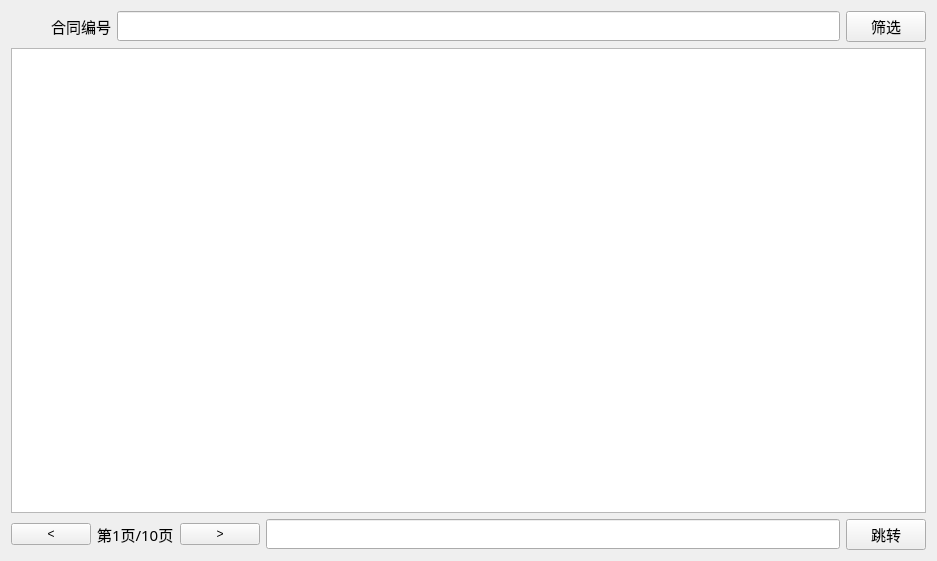
<?xml version="1.0" encoding="UTF-8"?>
<ui version="4.0">
 <class>FindFactoryContract</class>
 <widget class="QWidget" name="FindFactoryContract">
  <property name="geometry">
   <rect>
    <x>0</x>
    <y>0</y>
    <width>937</width>
    <height>561</height>
   </rect>
  </property>
  <property name="windowTitle">
   <string>Form</string>
  </property>
  <layout class="QGridLayout" name="gridLayout">
   <item row="0" column="0">
    <layout class="QVBoxLayout" name="verticalLayout">
     <item>
      <layout class="QHBoxLayout" name="horizontalLayout">
       <item>
        <widget class="QLabel" name="label">
         <property name="minimumSize">
          <size>
           <width>100</width>
           <height>0</height>
          </size>
         </property>
         <property name="maximumSize">
          <size>
           <width>50</width>
           <height>16777215</height>
          </size>
         </property>
         <property name="font">
          <font>
           <family>Agency FB</family>
           <pointsize>11</pointsize>
          </font>
         </property>
         <property name="text">
          <string>合同编号</string>
         </property>
         <property name="alignment">
          <set>Qt::AlignRight|Qt::AlignTrailing|Qt::AlignVCenter</set>
         </property>
        </widget>
       </item>
       <item>
        <widget class="QLineEdit" name="lineEdit">
         <property name="font">
          <font>
           <family>Agency FB</family>
           <pointsize>11</pointsize>
          </font>
         </property>
        </widget>
       </item>
       <item>
        <widget class="QPushButton" name="pushButton">
         <property name="font">
          <font>
           <family>Agency FB</family>
           <pointsize>11</pointsize>
          </font>
         </property>
         <property name="text">
          <string>筛选</string>
         </property>
        </widget>
       </item>
      </layout>
     </item>
     <item>
      <widget class="QTableWidget" name="tableWidget">
       <property name="font">
        <font>
         <pointsize>11</pointsize>
        </font>
       </property>
      </widget>
     </item>
     <item>
      <layout class="QHBoxLayout" name="horizontalLayout_2">
       <item>
        <widget class="QPushButton" name="pushButton_2">
         <property name="text">
          <string>&lt;</string>
         </property>
        </widget>
       </item>
       <item>
        <widget class="QLabel" name="label_page">
         <property name="font">
          <font>
           <family>Agency FB</family>
           <pointsize>11</pointsize>
          </font>
         </property>
         <property name="text">
          <string>第1页/10页</string>
         </property>
        </widget>
       </item>
       <item>
        <widget class="QPushButton" name="pushButton_3">
         <property name="text">
          <string>&gt;</string>
         </property>
        </widget>
       </item>
       <item>
        <widget class="QLineEdit" name="lineEdit_page">
         <property name="font">
          <font>
           <family>Agency FB</family>
           <pointsize>11</pointsize>
          </font>
         </property>
        </widget>
       </item>
       <item>
        <widget class="QPushButton" name="pushButton_4">
         <property name="font">
          <font>
           <family>Agency FB</family>
           <pointsize>11</pointsize>
          </font>
         </property>
         <property name="text">
          <string>跳转</string>
         </property>
        </widget>
       </item>
      </layout>
     </item>
    </layout>
   </item>
  </layout>
 </widget>
 <resources/>
 <connections>
  <connection>
   <sender>pushButton</sender>
   <signal>clicked()</signal>
   <receiver>FindFactoryContract</receiver>
   <slot>ShaiXuan()</slot>
   <hints>
    <hint type="sourcelabel">
     <x>925</x>
     <y>36</y>
    </hint>
    <hint type="destinationlabel">
     <x>911</x>
     <y>294</y>
    </hint>
   </hints>
  </connection>
  <connection>
   <sender>pushButton_2</sender>
   <signal>clicked()</signal>
   <receiver>FindFactoryContract</receiver>
   <slot>leftSlot()</slot>
   <hints>
    <hint type="sourcelabel">
     <x>45</x>
     <y>535</y>
    </hint>
    <hint type="destinationlabel">
     <x>85</x>
     <y>554</y>
    </hint>
   </hints>
  </connection>
  <connection>
   <sender>pushButton_3</sender>
   <signal>clicked()</signal>
   <receiver>FindFactoryContract</receiver>
   <slot>rightSlot()</slot>
   <hints>
    <hint type="sourcelabel">
     <x>205</x>
     <y>532</y>
    </hint>
    <hint type="destinationlabel">
     <x>219</x>
     <y>556</y>
    </hint>
   </hints>
  </connection>
  <connection>
   <sender>pushButton_4</sender>
   <signal>clicked()</signal>
   <receiver>FindFactoryContract</receiver>
   <slot>PageSlot()</slot>
   <hints>
    <hint type="sourcelabel">
     <x>890</x>
     <y>539</y>
    </hint>
    <hint type="destinationlabel">
     <x>902</x>
     <y>555</y>
    </hint>
   </hints>
  </connection>
 </connections>
 <slots>
  <slot>ShaiXuan()</slot>
  <slot>leftSlot()</slot>
  <slot>rightSlot()</slot>
  <slot>PageSlot()</slot>
 </slots>
</ui>
